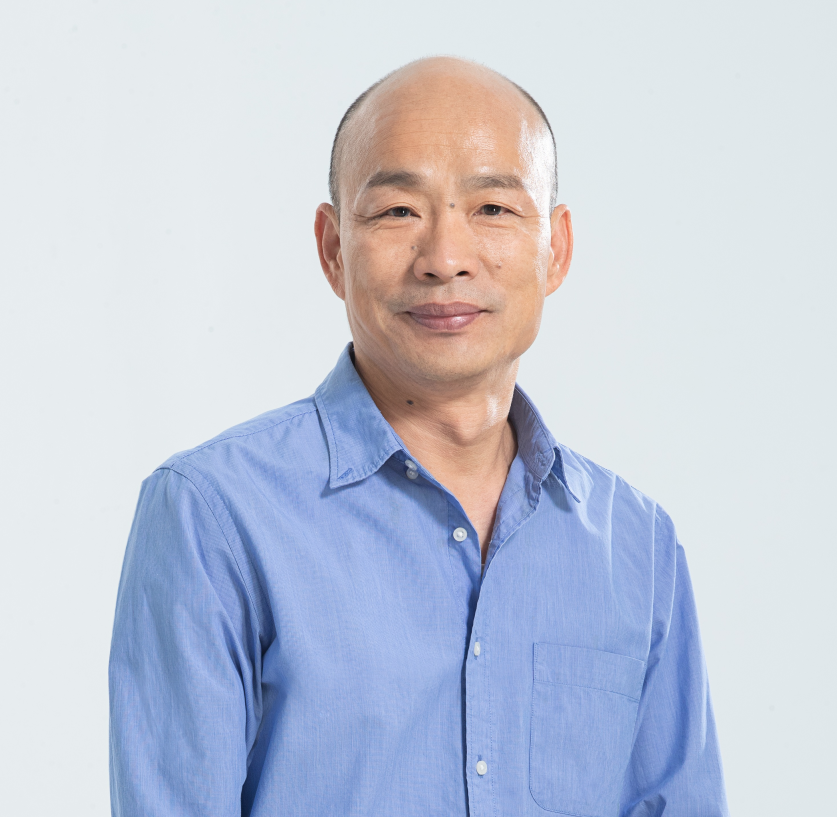
#> input picture openCV_matchingface/Koreafish01.png, 837 x 817 px
$ jupyter execute koreafish.ipynb
#> lines starting #> are read from the running program, lines starting #| are printed output that depends on the picture; after the words box and inside, x2 and y2 are one past the last pixel; in counts of white or black regions, pixels touching at a corner belong together
[cell 1]
import cv2
import numpy as np

[cell 2]
img = cv2.imread("Koreafish01.png")
#> img is the input picture: shape (817, 837, 3); mean B, G, R 217.6, 202.5, 196
gray_img = cv2.cvtColor(img,cv2.COLOR_BGR2GRAY)
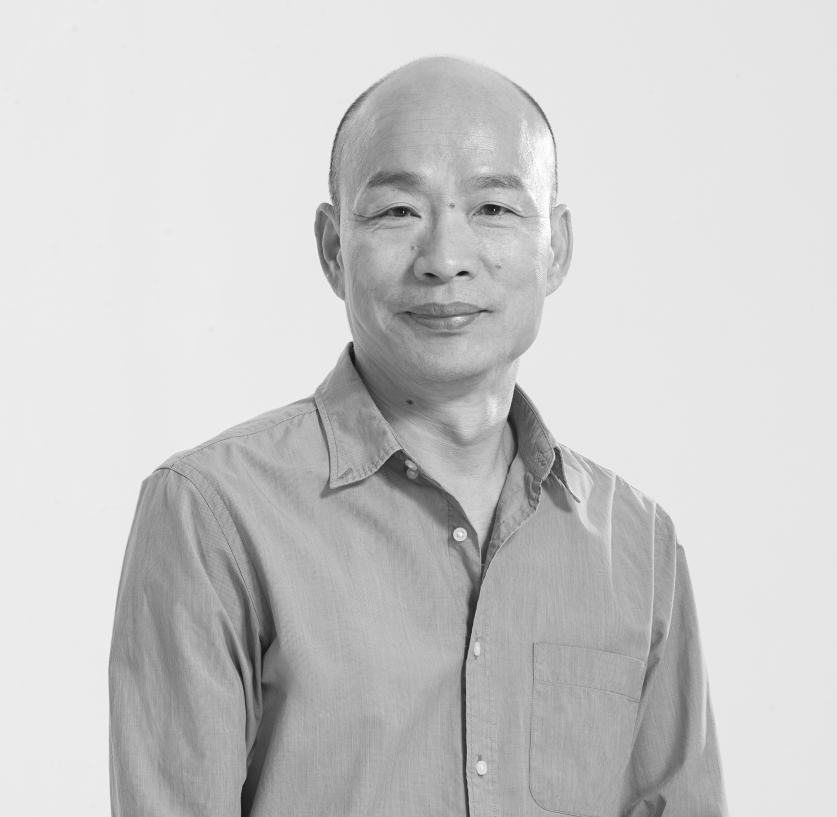
#> gray_img: shape (817, 837); min 16, max 254, mean 202.3
template = cv2.imread("Koreafishface01.png",0)
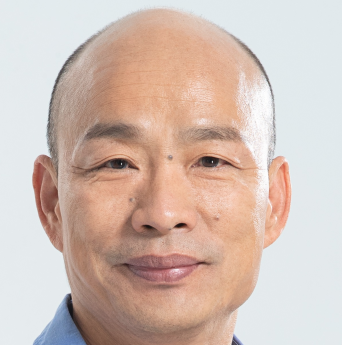
#> input picture openCV_matchingface/Koreafishface01.png, 342 x 345 px
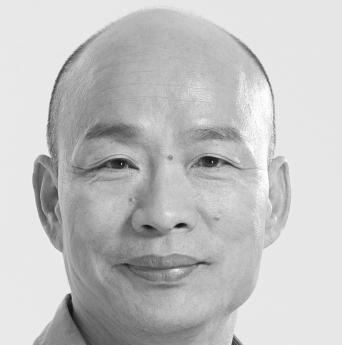
#> template: shape (345, 342); min 19, max 254, mean 194.2
w, h = template.shape[::-1]
#> w = 342; h = 345

[cell 3]
res = cv2.matchTemplate(gray_img , template , cv2.TM_CCOEFF_NORMED)
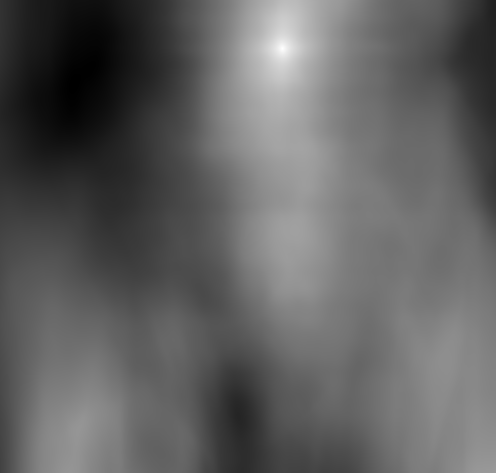
#> res: shape (473, 496) float32; min -0.438, max 1, mean 0.109; drawn with min black and max white
threshold = 0.99
loc = np.where(res>=threshold)
#> loc = ([48], [282])
for pt in zip(*loc[::-1]):
    cv2.rectangle(img,pt,(pt[0]+w,pt[1]+h),(0,0,255))
#> this loop made 1 pass
#> pt on pass 1: (282, 48)
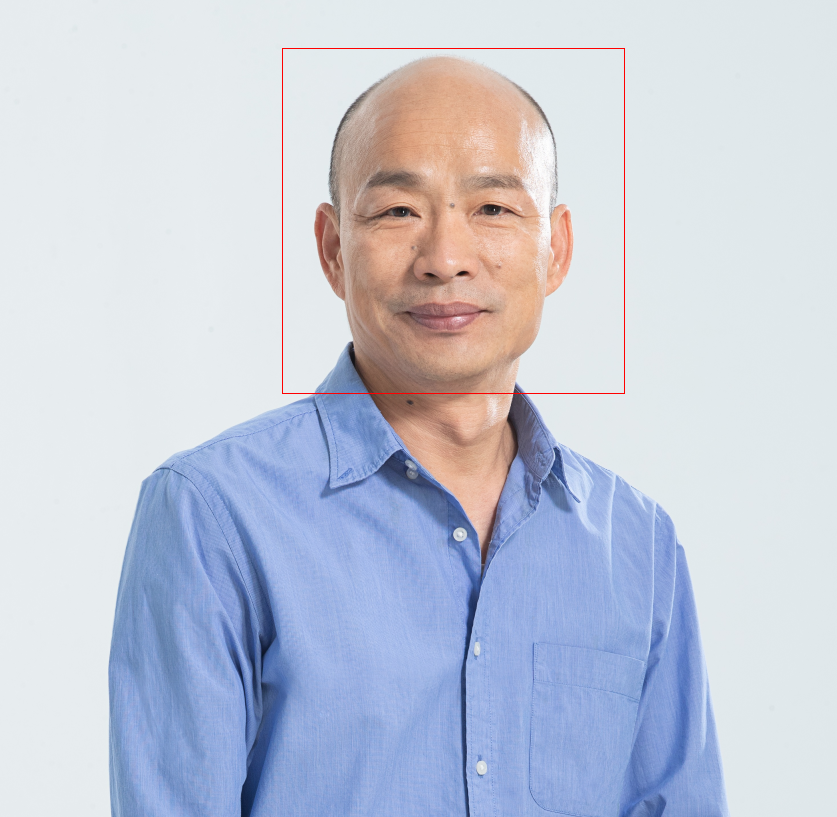
#> img: shape (817, 837, 3); 0.2% of pixels changed, all inside (x1, y1, x2, y2) = (282, 48, 625, 394)

[cell 4]
loc
#> Out = ([48], [282])

[cell 5]
cv2.imwrite('found.jpg',img)
#> Out = True
